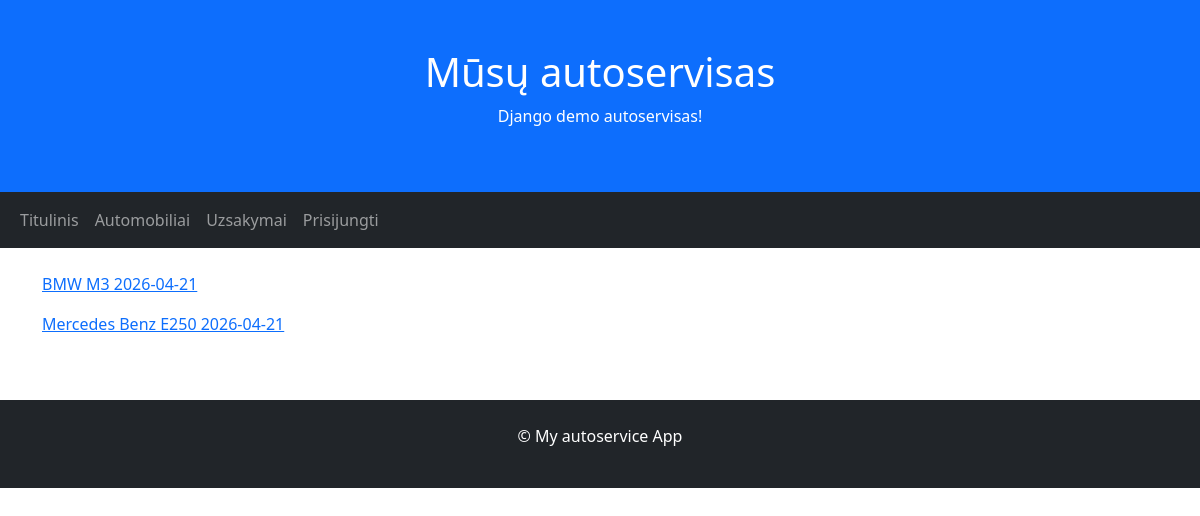
The app's page /orders/, older data.
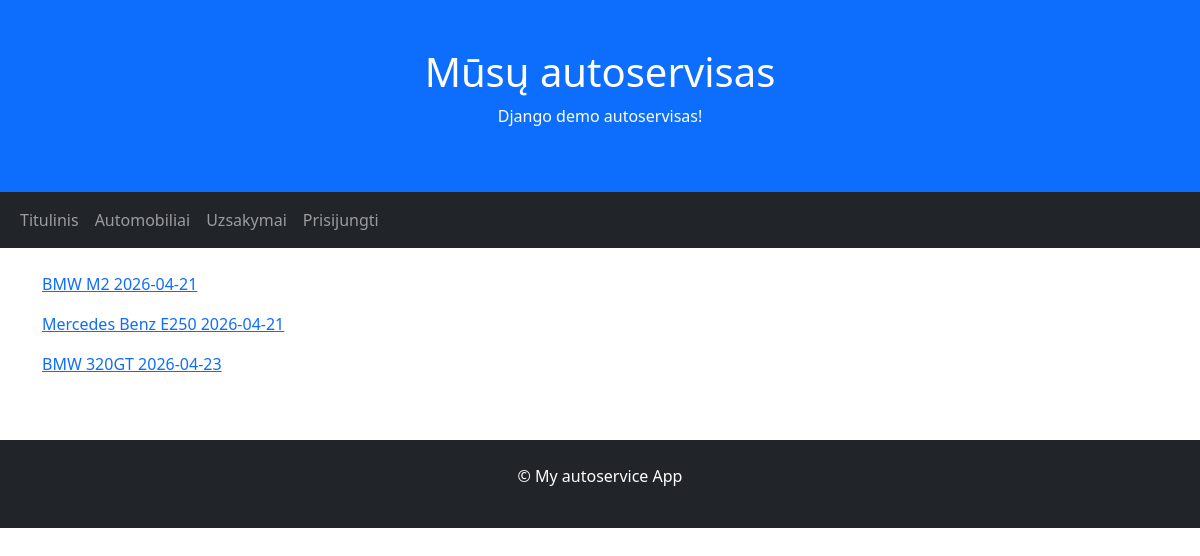
The same page, newer data.
### autoservice/models.py (models this page shows, shortened)
class Order(models.Model):
    date = models.DateField(auto_now_add=True)
    car = models.ForeignKey(to="Car", on_delete=models.CASCADE)
    client = models.ForeignKey(to=User, on_delete=models.CASCADE)
    deadline = models.DateTimeField(null=True, blank=True)
    STATUS_CHOICES = [
        ('a', 'Administered'),
        ('k', 'Cancelled'),
        ('i', 'In Progress'),
        ('c', 'Completed'),
    ]
    status = models.CharField(choices=STATUS_CHOICES, default='a')
    def __str__(self):
        return f"{self.car} {self.date}"

class Car(models.Model):
    make = models.CharField()
    model = models.CharField()
    license_plate = models.CharField()
    vin_code = models.CharField()
    client_name = models.CharField()
    description = HTMLField(default="")
    def __str__(self):
        return f"{self.make} {self.model}"

### autoservice/views.py (the view)
# urls.py: path('orders/', views.OrderListView.as_view(), name="orders"),
class OrderListView(generic.ListView):
    model = Order
    template_name = "orders.html"
    context_object_name = "orders"

### autoservice/templates/orders.html (shortened to what this page needs)
{% extends 'base.html' %}
{% block content %}
{% for order in orders %}
<p><a href="{{ order.pk }}">{{ order }}</a></p>
{% endfor %}
{% endblock %}

### autoservice/templates/base.html (shortened to what this page needs)
<!DOCTYPE html>
<html lang="en">
<head>
    <link href="https://cdn.jsdelivr.net/npm/bootstrap@5.3.2/dist/css/bootstrap.min.css" rel="stylesheet">
    {% load static %}
</head>
<body>
<div class="p-5 bg-primary text-white text-center">
    <h1>Mūsų autoservisas</h1>
    <p>Django demo autoservisas!</p>
</div>
<nav class="navbar navbar-expand-sm bg-dark navbar-dark">
    <div class="container-fluid">
        <div class="collapse navbar-collapse" id="mynavbar">
        <ul class="navbar-nav me-auto">
            <li class="nav-item">
                <a class="nav-link" href="{% url 'index' %}">Titulinis</a>
            </li>
                        <li class="nav-item">
                <a class="nav-link" href="{% url 'cars' %}">Automobiliai</a>
            </li>
            <li class="nav-item">
                <a class="nav-link" href="{% url 'orders' %}">Uzsakymai</a>
            </li>
            {% if user.is_authenticated %}
            <li class="nav-item"><a class="nav-link" href="#">
              <svg class="bi bi-person" width="1.5em" height="1.5em" viewBox="0 0 16 16" fill="currentColor" xmlns="http://www.w3.org/2000/svg">
                <path fill-rule="evenodd" d="M13 14s1 0 1-1-1-4-6-4-6 3-6 4 1 1 1 1h10zm-9.995-.944v-.002.002zM3.022 13h9.956a.274.274 0 00.014-.002l.008-.002c-.001-.246-.154-.986-.832-1.664C11.516 10.68 10.289 10 8 10c-2.29 0-3.516.68-4.168 1.332-.678.678-.83 1.418-.832 1.664a1.05 1.05 0 00.022.004zm9.974.056v-.002.002zM8 7a2 2 0 100-4 2 2 0 000 4zm3-2a3 3 0 11-6 0 3 3 0 016 0z" clip-rule="evenodd"/>
              </svg>
            {{ user.get_username }}</a>
            </li>
            <li class="nav-item">
                <a class="nav-link" href="{% url 'userorders' %}">Mano uzsakymai</a>
            </li>
            <li class="nav-item">
                <form method="post" action="{% url 'logout' %}">
                    {% csrf_token %}
                    <button class="nav-link" type="submit">Atsijungti</button>
                </form>
            </li>
          {% else %}
            <li class="nav-item"><a class="nav-link" href="{% url 'login'%}">Prisijungti</a></li>
          {% endif %}
        </ul>
        </div>
    </div>
</nav>
<div class="container mt-4">
    <div class="row">
        <div class="col-sm">
            {% block content %}{% endblock %}
        </div>
    </div>
</div>
<div class="mt-5 p-4 bg-dark text-white text-center">
    <p>© My autoservice App</p>
</div>
</body>
</html>

Row changes from the older to the newer data that the page shows:
changed through a linked row, Order: car+date "BMW M3 2026-04-21" → "BMW M2 2026-04-21"
added Order: car+date "BMW 320GT 2026-04-23"
